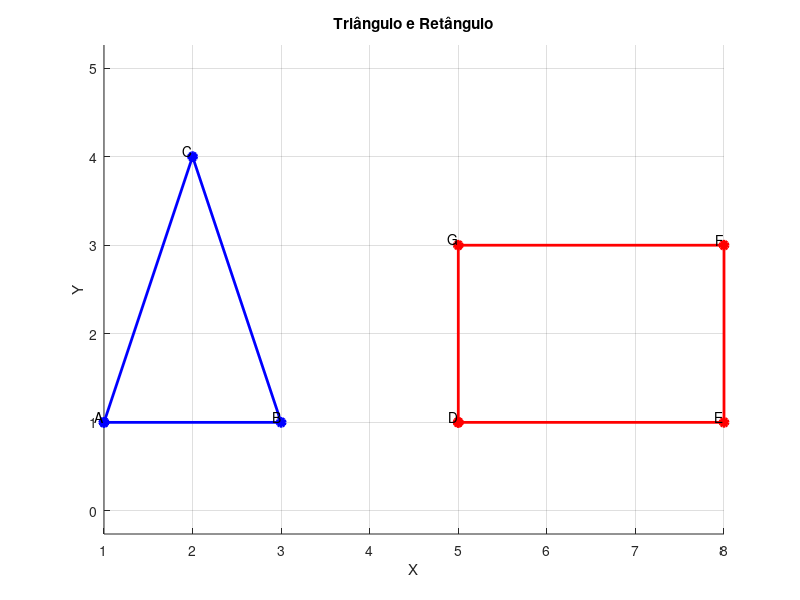

This chart was generated by the following MATLAB code:
% randomNMonitoringBlocks(0, 5, 10, 5, 0, 0.5, 0.625)
% a = ans;
% closeAllFigures
% setupPlot();
% plotMonitoringAreaFromMonitoringBlocks(a)
% plotSensors(sensors, 2, true)

% for mb = s1.lowQualityCoveredBlocks
%     plot(mb.xBaricenter, mb.yBaricenter, 'ms', 'LineWidth', 5);
% end
% 
% for mbm = sensors(1).mediumQualityCoveredBlocks
%     plot(mbm.xBaricenter, mbm.yBaricenter, 'ks', 'LineWidth', 5);
% end

% Pontos do triângulo
tri_x = [1, 3, 2];
tri_y = [1, 1, 4];

tr = { [1 1] [3 1] [2 4] };
rr = { [5 1] [8 1] [8 3] [5 3] };

% Pontos do retângulo
rect_x = [5, 8, 8, 5];
rect_y = [1, 1, 3, 3];

% Plotar o triângulo
figure;
hold on;
plot([tri_x, tri_x(1)], [tri_y, tri_y(1)], 'b-', 'LineWidth', 2, 'Marker', 'o', 'MarkerFaceColor', 'b');
text(tri_x(1), tri_y(1), 'A', 'VerticalAlignment', 'bottom', 'HorizontalAlignment', 'right');
text(tri_x(2), tri_y(2), 'B', 'VerticalAlignment', 'bottom', 'HorizontalAlignment', 'right');
text(tri_x(3), tri_y(3), 'C', 'VerticalAlignment', 'bottom', 'HorizontalAlignment', 'right');

% Plotar o retângulo
plot([rect_x, rect_x(1)], [rect_y, rect_y(1)], 'r-', 'LineWidth', 2, 'Marker', 'o', 'MarkerFaceColor', 'r');
text(rect_x(1), rect_y(1), 'D', 'VerticalAlignment', 'bottom', 'HorizontalAlignment', 'right');
text(rect_x(2), rect_y(2), 'E', 'VerticalAlignment', 'bottom', 'HorizontalAlignment', 'right');
text(rect_x(3), rect_y(3), 'F', 'VerticalAlignment', 'bottom', 'HorizontalAlignment', 'right');
text(rect_x(4), rect_y(4), 'G', 'VerticalAlignment', 'bottom', 'HorizontalAlignment', 'right');

% Configurações da tela
axis equal;
xlabel('X');
ylabel('Y');
title('Triângulo e Retângulo');
grid on;
hold off;
